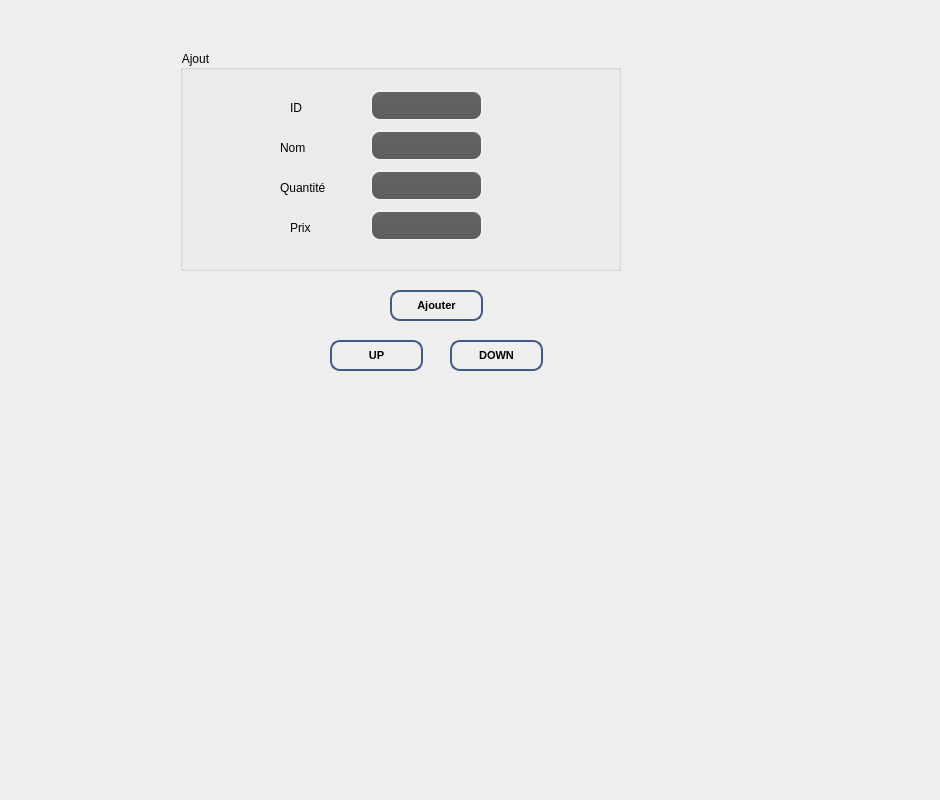
      <widget class="QWidget" name="tab_138">
       <attribute name="title">
        <string>Ajouter un équipement</string>
       </attribute>
       <widget class="QGroupBox" name="groupBox">
        <property name="geometry">
         <rect>
          <x>180</x>
          <y>50</y>
          <width>441</width>
          <height>221</height>
         </rect>
        </property>
        <property name="styleSheet">
         <string notr="true">QToolTip
{
border: 2px solid #ffde59; /* Change border color */
    background-color: #ffa02f;
    padding: 1px;
    border-radius: 10px; /* Make border round */
    opacity: 100;
    color: black;
    transition: all 0.3s ease-in-out; /* Add animation */
}

QWidget 
{
	color:rgb(0, 0, 0);
    background-color: rgba(50, 50, 50, 0);
font: 87 8pt &quot;Segoe UI Black&quot;;
}

QWidget:item:hover
{
    background-color: QLinearGradient( x1: 0, y1: 0, x2: 0, y2: 1, stop: 0 #ffa02f, stop: 1 #ca0619);
    color: #ffde59;
}

QWidget:item:selected
{
    background-color: QLinearGradient( x1: 0, y1: 0, x2: 0, y2: 1, stop: 0 #ffde59, stop: 1 #ffde59);
}

QMenuBar::item
{
    background: transparent;
}

QMenuBar::item:selected
{
    background: transparent;
    border: 1px solid #ffaa00;
}

QMenuBar::item:pressed
{
    background: #ffde59;
    border: 1px solid #000;
    background-color: QLinearGradient(
        x1:0, y1:0,
        x2:0, y2:1,
        stop:1 #212121,
        stop:0.4 #343434/*,
        stop:0.2 #343434,
        stop:0.1 #ffaa00*/
    );
    margin-bottom:-1px;
    padding-bottom:1px;
}

QMenu
{
    border: 1px solid #000;
}

QMenu::item
{
    padding: 2px 20px 2px 20px;
}

QMenu::item:selected
{
    color: #000000;
}

QWidget:disabled
{
    color: #404040;
    background-color: #323232;
}

QAbstractItemView
{
    background-color: QLinearGradient( x1: 0, y1: 0, x2: 0, y2: 1, stop: 0 #4d4d4d, stop: 0.1 #646464, stop: 1 #5d5d5d);
}

QWidget:focus
{
    /*border: 2px solid QLinearGradient( x1: 0, y1: 0, x2: 0, y2: 1, stop: 0 #ffa02f, stop: 1 #d7801a);*/
}

QLineEdit
{
    background-color: QLinearGradient( x1: 0, y1: 0, x2: 0, y2: 1, stop: 0 #4d4d4d, stop: 0 #646464, stop: 1 #5d5d5d);
    padding: 1px;
    border-style: solid;
    border: 1px solid #1e1e1e;
    border-radius: 5;
}

QPushButton
{
    color: #b1b1b1;
    background-color: QLinearGradient( x1: 0, y1: 0, x2: 0, y2: 1, stop: 0 #565656, stop: 0.1 #525252, stop: 0.5 #4e4e4e, stop: 0.9 #4a4a4a, stop: 1 #464646);
    border-width: 1px;
    border-color: #ffde59;
    border-style: solid;
    border-radius: 6;
    padding: 3px;
    font-size: 12px;
    padding-left: 5px;
    padding-right: 5px;
}

QPushButton:pressed
{
    background-color: QLinearGradient( x1: 0, y1: 0, x2: 0, y2: 1, stop: 0 #2d2d2d, stop: 0.1 #2b2b2b, stop: 0.5 #292929, stop: 0.9 #282828, stop: 1 #252525);
}

QComboBox
{
    selection-background-color: #ffaa00;
    background-color: QLinearGradient( x1: 0, y1: 0, x2: 0, y2: 1, stop: 0 #565656, stop: 0.1 #525252, stop: 0.5 #4e4e4e, stop: 0.9 #4a4a4a, stop: 1 #464646);
    border-style: solid;
    border: 1px solid #1e1e1e;
    border-radius: 5;
}

QComboBox:hover,QPushButton:hover
{
    border: 2px solid QLinearGradient( x1: 0, y1: 0, x2: 0, y2: 1, stop: 0 #ffa02f, stop: 1 #d7801a);
}


QComboBox:on
{
    padding-top: 3px;
    padding-left: 4px;
    background-color: QLinearGradient( x1: 0, y1: 0, x2: 0, y2: 1, stop: 0 #2d2d2d, stop: 0.1 #2b2b2b, stop: 0.5 #292929, stop: 0.9 #282828, stop: 1 #252525);
    selection-background-color: #ffaa00;
}

QComboBox QAbstractItemView
{
    border: 2px solid darkgray;
    selection-background-color: QLinearGradient( x1: 0, y1: 0, x2: 0, y2: 1, stop: 0 #ffa02f, stop: 1 #d7801a);
}

QComboBox::drop-down
{
     subcontrol-origin: padding;
     subcontrol-position: top right;
     width: 15px;

     border-left-width: 0px;
     border-left-color: darkgray;
     border-left-style: solid; /* just a single line */
     border-top-right-radius: 3px; /* same radius as the QComboBox */
     border-bottom-right-radius: 3px;
 }

QComboBox::down-arrow
{
     image: url(:/down_arrow.png);
}

QGroupBox:focus
{
rgb(255, 255, 255)
border: 2px solid QLinearGradient( x1: 0, y1: 0, x2: 0, y2: 1, stop: 0 #ffa02f, stop: 1 #d7801a);
}

QTextEdit:focus
{
    border: 2px solid QLinearGradient( x1: 0, y1: 0, x2: 0, y2: 1, stop: 0 #ffa02f, stop: 1 #d7801a);
}

QScrollBar:horizontal {
     border: 1px solid #222222;
     background: QLinearGradient( x1: 0, y1: 0, x2: 0, y2: 1, stop: 0.0 #ffde59, stop: 0.2 #ffde59, stop: 1 #ffde59);
     height: 7px;
     margin: 0px 16px 0 16px;
}

QScrollBar::handle:horizontal
{
      background: QLinearGradient( x1: 0, y1: 0, x2: 1, y2: 0, stop: 0 #ffde59, stop: 0.5 #ffde59, stop: 1 #ffde59);
      min-height: 20px;
      border-radius: 2px;
}

QScrollBar::add-line:horizontal {
      border: 1px solid #1b1b19;
      border-radius: 2px;
      background: QLinearGradient( x1: 0, y1: 0, x2: 1, y2: 0, stop: 0 #ffde59, stop: 1 #ffde59);
      width: 14px;
      subcontrol-position: right;
      subcontrol-origin: margin;
}

QScrollBar::sub-line:horizontal {
      border: 1px solid #1b1b19;
      border-radius: 2px;
      background: QLinearGradient( x1: 0, y1: 0, x2: 1, y2: 0, stop: 0 #ffa02f, stop: 1 #d7801a);
      width: 14px;
     subcontrol-position: left;
     subcontrol-origin: margin;
}

QScrollBar::right-arrow:horizontal, QScrollBar::left-arrow:horizontal
{
      border: 1px solid black;
      width: 1px;
      height: 1px;
      background: white;
}

QScrollBar::add-page:horizontal, QScrollBar::sub-page:horizontal
{
      background: none;
}

QScrollBar:vertical
{
      background: QLinearGradient( x1: 0, y1: 0, x2: 1, y2: 0, stop: 0.0 #ffde59, stop: 0.2 #282828, stop: 1 #484848);
      width: 7px;
      margin: 16px 0 16px 0;
      border: 1px solid #222222;
}

QScrollBar::handle:vertical
{
      background: QLinearGradient( x1: 0, y1: 0, x2: 0, y2: 1, stop: 0 #ffde59, stop: 0.5 #d7801a, stop: 1 #ffde59);
      min-height: 20px;
      border-radius: 2px;
}

QScrollBar::add-line:vertical
{
      border: 1px solid #1b1b19;
      border-radius: 2px;
      background: QLinearGradient( x1: 0, y1: 0, x2: 0, y2: 1, stop: 0 #ffde59, stop: 1 #ffde59);
      height: 14px;
      subcontrol-position: bottom;
      subcontrol-origin: margin;
}

QScrollBar::sub-line:vertical
{
      border: 1px solid #1b1b19;
      border-radius: 2px;
      background: QLinearGradient( x1: 0, y1: 0, x2: 0, y2: 1, stop: 0 #ffde59, stop: 1 #ffde59);
      height: 14px;
      subcontrol-position: top;
      subcontrol-origin: margin;
}

QScrollBar::up-arrow:vertical, QScrollBar::down-arrow:vertical
{
      border: 1px solid black;
      width: 1px;
      height: 1px;
      background: white;
}


QScrollBar::add-page:vertical, QScrollBar::sub-page:vertical
{
      background: none;
}

QTextEdit
{
    background-color: #242424;
}

QPlainTextEdit
{
    background-color: #242424;
}

QHeaderView::section
{
    background-color: QLinearGradient(x1:0, y1:0, x2:0, y2:1, stop:0 #616161, stop: 0.5 #505050, stop: 0.6 #434343, stop:1 #656565);
    color: white;
    padding-left: 4px;
    border: 1px solid #6c6c6c;
}

QCheckBox:disabled
{
color: #414141;
}

QDockWidget::title
{
    text-align: center;
    spacing: 3px; /* spacing between items in the tool bar */
    background-color: QLinearGradient(x1:0, y1:0, x2:0, y2:1, stop:0 #323232, stop: 0.5 #242424, stop:1 #323232);
}

QDockWidget::close-button, QDockWidget::float-button
{
    text-align: center;
    spacing: 1px; /* spacing between items in the tool bar */
    background-color: QLinearGradient(x1:0, y1:0, x2:0, y2:1, stop:0 #323232, stop: 0.5 #242424, stop:1 #323232);
}

QDockWidget::close-button:hover, QDockWidget::float-button:hover
{
    background: #242424;
}

QDockWidget::close-button:pressed, QDockWidget::float-button:pressed
{
    padding: 1px -1px -1px 1px;
}

QMainWindow::separator
{
    background-color: QLinearGradient(x1:0, y1:0, x2:0, y2:1, stop:0 #161616, stop: 0.5 #151515, stop: 0.6 #212121, stop:1 #343434);
    color: white;
    padding-left: 4px;
    border: 1px solid #4c4c4c;
    spacing: 3px; /* spacing between items in the tool bar */
}

QMainWindow::separator:hover
{

    background-color: QLinearGradient(x1:0, y1:0, x2:0, y2:1, stop:0 #d7801a, stop:0.5 #b56c17 stop:1 #ffa02f);
    color: white;
    padding-left: 4px;
    border: 1px solid #6c6c6c;
    spacing: 3px; /* spacing between items in the tool bar */
}

QToolBar::handle
{
     spacing: 3px; /* spacing between items in the tool bar */
     background: url(:/images/handle.png);
}

QMenu::separator
{
    height: 2px;
    background-color: QLinearGradient(x1:0, y1:0, x2:0, y2:1, stop:0 #161616, stop: 0.5 #151515, stop: 0.6 #212121, stop:1 #343434);
    color: white;
    padding-left: 4px;
    margin-left: 10px;
    margin-right: 5px;
}

QProgressBar
{
    border: 2px solid grey;
    border-radius: 5px;
    text-align: center;
}

QProgressBar::chunk
{
    background-color: #ffde59;
    width: 2.15px;
    margin: 0.5px;
}

QTabBar::tab {
    color: #ffde59;
    border: 1px solid #444;
    border-bottom-style: none;
    background-color: #323232;
    padding-left: 10px;
    padding-right: 10px;
    padding-top: 3px;
    padding-bottom: 2px;
    margin-right: -1px;
}

QTabWidget::pane {
    border: 1px solid #444;
    top: 1px;
}

QTabBar::tab:last
{
    margin-right: 0; /* the last selected tab has nothing to overlap with on the right */
    border-top-right-radius: 3px;
}

QTabBar::tab:first:!selected
{
 margin-left: 0px; /* the last selected tab has nothing to overlap with on the right */


    border-top-left-radius: 3px;
}

QTabBar::tab:!selected
{
    color: #b1b1b1;
    border-bottom-style: solid;
    margin-top: 3px;
    background-color: QLinearGradient(x1:0, y1:0, x2:0, y2:1, stop:1 #212121, stop:.4 #343434);
}

QTabBar::tab:selected
{
    border-top-left-radius: 3px;
    border-top-right-radius: 3px;
    margin-bottom: 0px;
}

QTabBar::tab:!selected:hover
{
    /*border-top: 2px solid #ffaa00;
    padding-bottom: 3px;*/
    border-top-left-radius: 3px;
    border-top-right-radius: 3px;
    background-color: QLinearGradient(x1:0, y1:0, x2:0, y2:1, stop:1 #212121, stop:0.4 #343434, stop:0.2 #343434, stop:0.1 #ffaa00);
}

QRadioButton::indicator:checked, QRadioButton::indicator:unchecked{
    color: #b1b1b1;
    background-color: #323232;
    border: 1px solid #b1b1b1;
    border-radius: 6px;
}

QRadioButton::indicator:checked
{
    background-color: qradialgradient(
        cx: 0.5, cy: 0.5,
        fx: 0.5, fy: 0.5,
        radius: 1.0,
        stop: 0.25 #ffaa00,
        stop: 0.3 #323232
    );
}

QCheckBox::indicator{
    color: #b1b1b1;
    background-color: #323232;
    border: 1px solid #b1b1b1;
    width: 9px;
    height: 9px;
}

QRadioButton::indicator
{
    border-radius: 6px;
}

QRadioButton::indicator:hover, QCheckBox::indicator:hover
{
    border: 1px solid #ffaa00;
}

QCheckBox::indicator:checked
{
    image:url(:/images/checkbox.png);
}

QCheckBox::indicator:disabled, QRadioButton::indicator:disabled
{
    border: 1px solid #444;
}</string>
        </property>
        <property name="title">
         <string>Ajout</string>
        </property>
        <widget class="QLabel" name="label_19">
         <property name="geometry">
          <rect>
           <x>110</x>
           <y>50</y>
           <width>71</width>
           <height>16</height>
          </rect>
         </property>
         <property name="styleSheet">
          <string notr="true">font: 87 8pt &quot;Segoe UI Black&quot; rgb(0, 0, 0) ;</string>
         </property>
         <property name="text">
          <string>ID</string>
         </property>
        </widget>
        <widget class="QLabel" name="label_18">
         <property name="geometry">
          <rect>
           <x>100</x>
           <y>90</y>
           <width>91</width>
           <height>16</height>
          </rect>
         </property>
         <property name="styleSheet">
          <string notr="true">font: 87 8pt &quot;Segoe UI Black&quot; rgb(0, 0, 0) ;</string>
         </property>
         <property name="text">
          <string>Nom</string>
         </property>
        </widget>
        <widget class="QLabel" name="label_17">
         <property name="geometry">
          <rect>
           <x>100</x>
           <y>130</y>
           <width>81</width>
           <height>16</height>
          </rect>
         </property>
         <property name="styleSheet">
          <string notr="true">font: 87 8pt &quot;Segoe UI Black&quot; rgb(0, 0, 0) ;</string>
         </property>
         <property name="text">
          <string>Quantité</string>
         </property>
        </widget>
        <widget class="QLabel" name="label_16">
         <property name="geometry">
          <rect>
           <x>110</x>
           <y>170</y>
           <width>56</width>
           <height>16</height>
          </rect>
         </property>
         <property name="styleSheet">
          <string notr="true">font: 87 8pt &quot;Segoe UI Black&quot; rgb(0, 0, 0) ;</string>
         </property>
         <property name="text">
          <string>Prix</string>
         </property>
        </widget>
        <widget class="QLineEdit" name="le_ID_2">
         <property name="geometry">
          <rect>
           <x>190</x>
           <y>40</y>
           <width>113</width>
           <height>31</height>
          </rect>
         </property>
         <property name="styleSheet">
          <string notr="true">QLineEdit {
  background-color: qlineargradient(x1: 0, y1: 0, x2: 0, y2: 1,
                                      stop: 0 #455987, stop: 1 #4d8fac);
  border: 2px solid #f0f0f0;
  border-radius: 10px;
  color: #ffffff;
  padding: 8px 16px;
  transition: all 0.3s ease-in-out;
}

QLineEdit:hover {
  background-color: qlineargradient(x1: 0, y1: 0, x2: 0, y2: 1,
                                      stop: 0 #4d8fac, stop: 1 #455987);
  border-color: #ffffff;
}

QLineEdit:focus {
  background-color: qlineargradient(x1: 0, y1: 0, x2: 0, y2: 1,
                                      stop: 0 #4d8fac, stop: 1 #455987);
  border-color: #ffffff;
  box-shadow: 0 0 10px #4d8fac;
}
</string>
         </property>
         <property name="text">
          <string/>
         </property>
        </widget>
        <widget class="QLineEdit" name="la_quantite_2">
         <property name="geometry">
          <rect>
           <x>190</x>
           <y>120</y>
           <width>113</width>
           <height>31</height>
          </rect>
         </property>
         <property name="styleSheet">
          <string notr="true">QLineEdit {
  background-color: qlineargradient(x1: 0, y1: 0, x2: 0, y2: 1,
                                      stop: 0 #455987, stop: 1 #4d8fac);
  border: 2px solid #f0f0f0;
  border-radius: 10px;
  color: #ffffff;
  padding: 8px 16px;
  transition: all 0.3s ease-in-out;
}

QLineEdit:hover {
  background-color: qlineargradient(x1: 0, y1: 0, x2: 0, y2: 1,
                                      stop: 0 #4d8fac, stop: 1 #455987);
  border-color: #ffffff;
}

QLineEdit:focus {
  background-color: qlineargradient(x1: 0, y1: 0, x2: 0, y2: 1,
                                      stop: 0 #4d8fac, stop: 1 #455987);
  border-color: #ffffff;
  box-shadow: 0 0 10px #4d8fac;
}
</string>
         </property>
         <property name="inputMask">
          <string/>
         </property>
         <property name="text">
          <string/>
         </property>
        </widget>
        <widget class="QLineEdit" name="le_prix_2">
         <property name="geometry">
          <rect>
           <x>190</x>
           <y>160</y>
           <width>113</width>
           <height>31</height>
          </rect>
         </property>
         <property name="styleSheet">
          <string notr="true">QLineEdit {
  background-color: qlineargradient(x1: 0, y1: 0, x2: 0, y2: 1,
                                      stop: 0 #455987, stop: 1 #4d8fac);
  border: 2px solid #f0f0f0;
  border-radius: 10px;
  color: #ffffff;
  padding: 8px 16px;
  transition: all 0.3s ease-in-out;
}

QLineEdit:hover {
  background-color: qlineargradient(x1: 0, y1: 0, x2: 0, y2: 1,
                                      stop: 0 #4d8fac, stop: 1 #455987);
  border-color: #ffffff;
}

QLineEdit:focus {
  background-color: qlineargradient(x1: 0, y1: 0, x2: 0, y2: 1,
                                      stop: 0 #4d8fac, stop: 1 #455987);
  border-color: #ffffff;
  box-shadow: 0 0 10px #4d8fac;
}
</string>
         </property>
         <property name="text">
          <string/>
         </property>
        </widget>
        <widget class="QLineEdit" name="le_nom_2">
         <property name="geometry">
          <rect>
           <x>190</x>
           <y>80</y>
           <width>113</width>
           <height>31</height>
          </rect>
         </property>
         <property name="styleSheet">
          <string notr="true">QLineEdit {
  background-color: qlineargradient(x1: 0, y1: 0, x2: 0, y2: 1,
                                      stop: 0 #455987, stop: 1 #4d8fac);
  border: 2px solid #f0f0f0;
  border-radius: 10px;
  color: #ffffff;
  padding: 8px 16px;
  transition: all 0.3s ease-in-out;
}

QLineEdit:hover {
  background-color: qlineargradient(x1: 0, y1: 0, x2: 0, y2: 1,
                                      stop: 0 #4d8fac, stop: 1 #455987);
  border-color: #ffffff;
}

QLineEdit:focus {
  background-color: qlineargradient(x1: 0, y1: 0, x2: 0, y2: 1,
                                      stop: 0 #4d8fac, stop: 1 #455987);
  border-color: #ffffff;
  box-shadow: 0 0 10px #4d8fac;
}
</string>
         </property>
         <property name="text">
          <string/>
         </property>
        </widget>
       </widget>
       <widget class="QPushButton" name="ajouter_equipement">
        <property name="geometry">
         <rect>
          <x>390</x>
          <y>290</y>
          <width>93</width>
          <height>31</height>
         </rect>
        </property>
        <property name="styleSheet">
         <string notr="true">QPushButton {
    background: qlineargradient(x1: 0, y1: 0, x2: 0, y2: 1,
                                stop: 0 #F5DEB3, stop: 0.5 #D2B48C, stop: 1.0 #F5DEB3);
    border: 2px solid #455987;
    border-radius: 10px;
    padding: 5px 10px;
    font-size: 11px; 
    font-weight: bold;
    color: #000000;
    text-shadow: 1px 1px #FFFFFF;
    box-shadow: 1px 1px 3px rgba(0, 0, 0, 0.25);
}

QPushButton:hover {
    background: qlineargradient(x1: 0, y1: 0, x2: 0, y2: 1,
                                stop: 0 #D2B48C, stop: 0.5 #F5DEB3, stop: 1.0 #F5DEB3);
    border: 2px solid #455987;
    text-shadow: 1px 1px #FFFFFF;
}
</string>
        </property>
        <property name="text">
         <string>Ajouter</string>
        </property>
       </widget>
       <widget class="QLabel" name="label_202">
        <property name="geometry">
         <rect>
          <x>-20</x>
          <y>10</y>
          <width>931</width>
          <height>781</height>
         </rect>
        </property>
        <property name="text">
         <string/>
        </property>
        <property name="pixmap">
         <pixmap>:/fond.png</pixmap>
        </property>
       </widget>
       <widget class="QPushButton" name="UP">
        <property name="geometry">
         <rect>
          <x>330</x>
          <y>340</y>
          <width>93</width>
          <height>31</height>
         </rect>
        </property>
        <property name="styleSheet">
         <string notr="true">QPushButton {
    background: qlineargradient(x1: 0, y1: 0, x2: 0, y2: 1,
                                stop: 0 #F5DEB3, stop: 0.5 #D2B48C, stop: 1.0 #F5DEB3);
    border: 2px solid #455987;
    border-radius: 10px;
    padding: 5px 10px;
    font-size: 11px; 
    font-weight: bold;
    color: #000000;
    text-shadow: 1px 1px #FFFFFF;
    box-shadow: 1px 1px 3px rgba(0, 0, 0, 0.25);
}

QPushButton:hover {
    background: qlineargradient(x1: 0, y1: 0, x2: 0, y2: 1,
                                stop: 0 #D2B48C, stop: 0.5 #F5DEB3, stop: 1.0 #F5DEB3);
    border: 2px solid #455987;
    text-shadow: 1px 1px #FFFFFF;
}
</string>
        </property>
        <property name="text">
         <string>UP</string>
        </property>
       </widget>
       <widget class="QPushButton" name="DOWN">
        <property name="geometry">
         <rect>
          <x>450</x>
          <y>340</y>
          <width>93</width>
          <height>31</height>
         </rect>
        </property>
        <property name="styleSheet">
         <string notr="true">QPushButton {
    background: qlineargradient(x1: 0, y1: 0, x2: 0, y2: 1,
                                stop: 0 #F5DEB3, stop: 0.5 #D2B48C, stop: 1.0 #F5DEB3);
    border: 2px solid #455987;
    border-radius: 10px;
    padding: 5px 10px;
    font-size: 11px; 
    font-weight: bold;
    color: #000000;
    text-shadow: 1px 1px #FFFFFF;
    box-shadow: 1px 1px 3px rgba(0, 0, 0, 0.25);
}

QPushButton:hover {
    background: qlineargradient(x1: 0, y1: 0, x2: 0, y2: 1,
                                stop: 0 #D2B48C, stop: 0.5 #F5DEB3, stop: 1.0 #F5DEB3);
    border: 2px solid #455987;
    text-shadow: 1px 1px #FFFFFF;
}
</string>
        </property>
        <property name="text">
         <string>DOWN</string>
        </property>
       </widget>
       <zorder>label_202</zorder>
       <zorder>groupBox</zorder>
       <zorder>ajouter_equipement</zorder>
       <zorder>UP</zorder>
       <zorder>DOWN</zorder>
      </widget>
